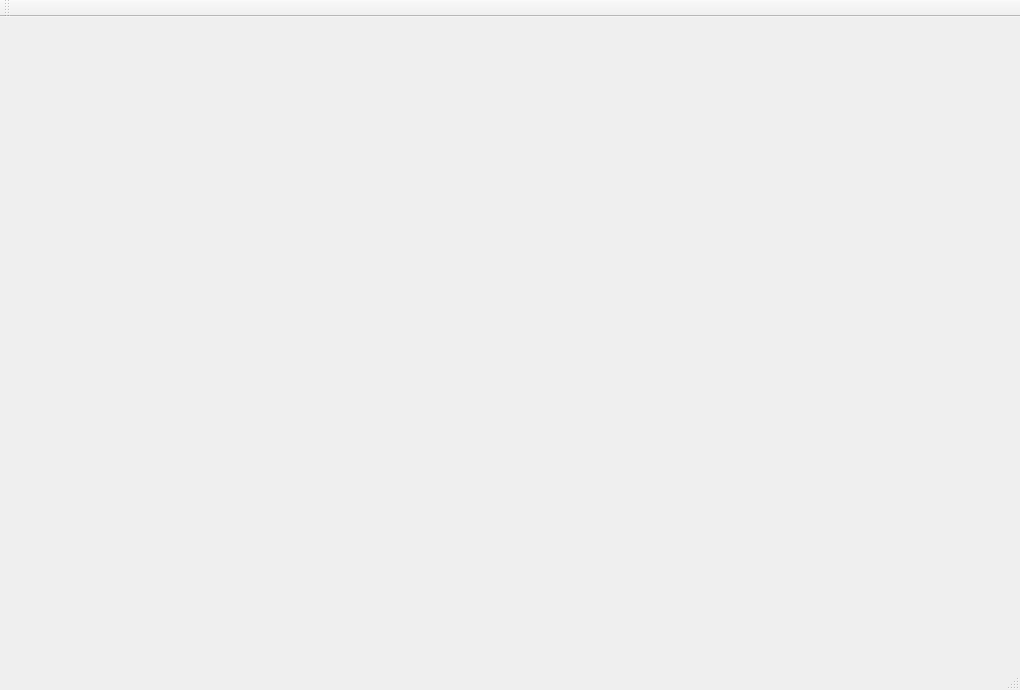
<?xml version="1.0" encoding="UTF-8"?>
<ui version="4.0">
 <class>MainWindow</class>
 <widget class="QMainWindow" name="MainWindow">
  <property name="geometry">
   <rect>
    <x>0</x>
    <y>0</y>
    <width>1020</width>
    <height>690</height>
   </rect>
  </property>
  <property name="windowTitle">
   <string>CS224 Final Project</string>
  </property>
  <widget class="QWidget" name="centralWidget">
   <layout class="QHBoxLayout" name="horizontalLayout">
    <item>
     <widget class="GLWidget" name="glwidget" native="true">
      <property name="enabled">
       <bool>true</bool>
      </property>
      <property name="sizePolicy">
       <sizepolicy hsizetype="Minimum" vsizetype="Minimum">
        <horstretch>0</horstretch>
        <verstretch>0</verstretch>
       </sizepolicy>
      </property>
     </widget>
    </item>
   </layout>
  </widget>
  <widget class="QMenuBar" name="menuBar">
   <property name="geometry">
    <rect>
     <x>0</x>
     <y>0</y>
     <width>1020</width>
     <height>22</height>
    </rect>
   </property>
  </widget>
  <widget class="QToolBar" name="mainToolBar">
   <attribute name="toolBarArea">
    <enum>TopToolBarArea</enum>
   </attribute>
   <attribute name="toolBarBreak">
    <bool>false</bool>
   </attribute>
  </widget>
  <widget class="QStatusBar" name="statusBar"/>
 </widget>
 <layoutdefault spacing="6" margin="11"/>
 <customwidgets>
  <customwidget>
   <class>GLWidget</class>
   <extends>QWidget</extends>
   <header>GLWidget.h</header>
   <container>1</container>
  </customwidget>
 </customwidgets>
 <resources/>
 <connections/>
</ui>
